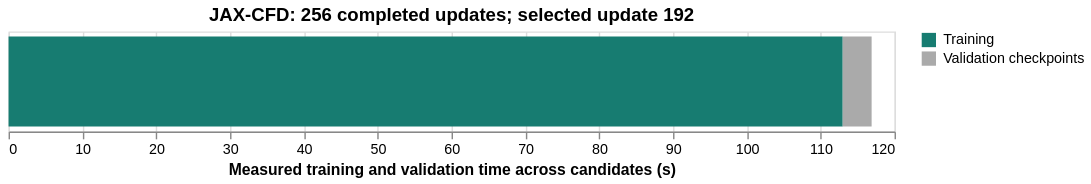

Express this chart as Vega-Lite.
### Vega-Lite specification from a JSON file in a GitHub repository (floating-point values rounded to 4 significant figures)
{"config": {"view": {"continuousWidth": 300, "continuousHeight": 300}}, "data": {"name": "data-285badcb749581870e9a377f40a46e03"}, "mark": {"type": "bar"}, "encoding": {"color": {"field": "phase", "scale": {"domain": ["Training", "Validation checkpoints"], "range": ["#177c71", "#aaaaaa"]}, "title": null, "type": "nominal"}, "tooltip": [{"field": "phase", "type": "nominal"}, {"field": "seconds", "format": ".3f", "type": "quantitative"}], "x": {"field": "start", "title": "Measured training and validation time across candidates (s)", "type": "quantitative"}, "x2": {"field": "end"}}, "height": 70, "title": "JAX-CFD: 256 completed updates; selected update 192", "width": 620, "$schema": "https://vega.github.io/schema/vega-lite/v6.4.1.json", "datasets": {"data-285badcb749581870e9a377f40a46e03": [{"phase": "Training", "start": 0.0, "end": 113.0, "seconds": 113.0}, {"phase": "Validation checkpoints", "start": 113.0, "end": 116.9, "seconds": 3.916}]}, "usermeta": {"renderer": "svg"}}
